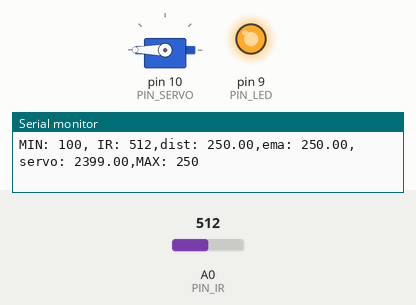
A sketch run on a simulated Arduino Uno, built with avr-gcc and run on an emulated ATmega328P. On the bench: servo, output pins drawn as LEDs (lit = HIGH), the last lines printed to the serial monitor. The inputs (shaded band) are chosen by the test bench; at power-on: A0 (PIN_IR) = 512.

Above: at 1.2 s.
1.3 s: A0 (PIN_IR) set to 366
2.8 s: A0 (PIN_IR) set to 337
At 4.2 s:
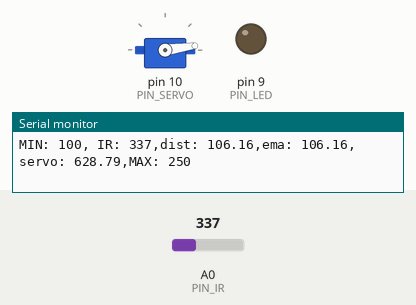
4.8 s: A0 (PIN_IR) set to 240
At 6.7 s:
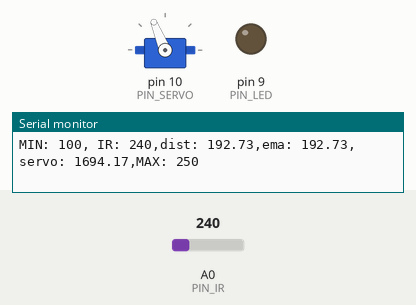
7.0 s: A0 (PIN_IR) set to 122
At 7.3 s:
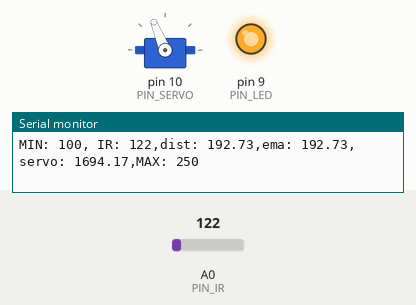
Timing chart, 0 to 9.5 s (numbered marks = the images above; inputs shaded):
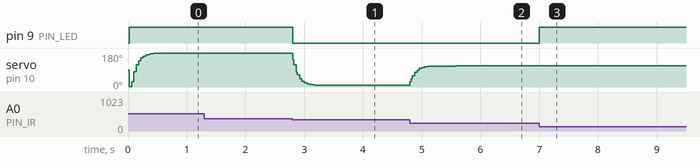

The sketch:

17P08_20223121.ino
```cpp
#include <Servo.h>

// Arduino pin assignment

#define PIN_IR 0 // Add IR Sensor Definition Here !!!
#define PIN_LED 9
#define PIN_SERVO 10

#define _DUTY_MIN 553  // servo full clock-wise position (0 degree)
#define _DUTY_NEU 1476 // servo neutral position (90 degree)
#define _DUTY_MAX 2399 // servo full counter-clockwise position (180 degree)

#define _DIST_MIN 100
#define _DIST_MAX 250

#define LOOP_INTERVAL 20   // Loop Interval (unit: msec)
#define _EMA_ALPHA 0.2

Servo myservo;
unsigned long last_loop_time;   // unit: msec
float dist, dist_ema, dist_prev = _DIST_MAX;

void setup()
{
  myservo.attach(PIN_SERVO);
  myservo.writeMicroseconds(_DUTY_NEU);

  pinMode(PIN_LED, OUTPUT);
  Serial.begin(1000000);
}

void loop()
{
  unsigned long time_curr = millis();
  int a_value;
  float duty;

  // wait until next event time
  if (time_curr < (last_loop_time + LOOP_INTERVAL))
    return;
  last_loop_time += LOOP_INTERVAL;

  // Remove Next line !!!
  a_value = analogRead(PIN_IR);
  dist = (6762.0 / (a_value-9) - 4.0) * 10.0 - 60.0;

  if (dist < _DIST_MIN) {
    dist = dist_prev;           // cut lower than minimum
    digitalWrite(PIN_LED, 1);       // LED OFF
  } else if (dist > _DIST_MAX) {
    dist = dist_prev;           // Cut higher than maximum
    digitalWrite(PIN_LED, 1);       // LED OFF
  } else {    // In desired Range
    digitalWrite(PIN_LED, 0);       // LED ON
    dist_prev = dist;
  }

  dist_ema = _EMA_ALPHA * dist + (1 - _EMA_ALPHA ) * dist_ema;

  if(dist_ema <= _DIST_MIN) {
    myservo.writeMicroseconds(_DUTY_MIN);
  }
  else if(dist_ema >= _DIST_MAX) {
    myservo.writeMicroseconds(_DUTY_MAX);
  }
  else {
    duty = 12.3067 * dist_ema - 677.67;
    myservo.writeMicroseconds(duty);
  }

  // print IR sensor value, distnace, duty !!!
  Serial.print("MIN: ");    Serial.print(_DIST_MIN);
  Serial.print(", IR: ");   Serial.print(a_value);
  Serial.print(",dist: ");  Serial.print(dist);
  Serial.print(",ema: ");   Serial.print(dist_ema);
  Serial.print(",servo: "); Serial.print(duty);
  Serial.print(",MAX: ");   Serial.print(_DIST_MAX);
  Serial.println("");
}
```

Measured:
- the behaviour switches between 348 and 347 on A0 (PIN_IR) (found by bisection; images 0 and 1)
- after the input at 2.8 s, pin 9 (PIN_LED): HIGH → LOW at once; servo on pin 10 (PIN_SERVO): moves from 180° to 8° over 0.56 s, starting at once
- after the input at 4.8 s, servo on pin 10 (PIN_SERVO): moves from 8° to 112° over 0.78 s, starting at once
- after the input at 7.0 s, pin 9 (PIN_LED): LOW → HIGH at once
